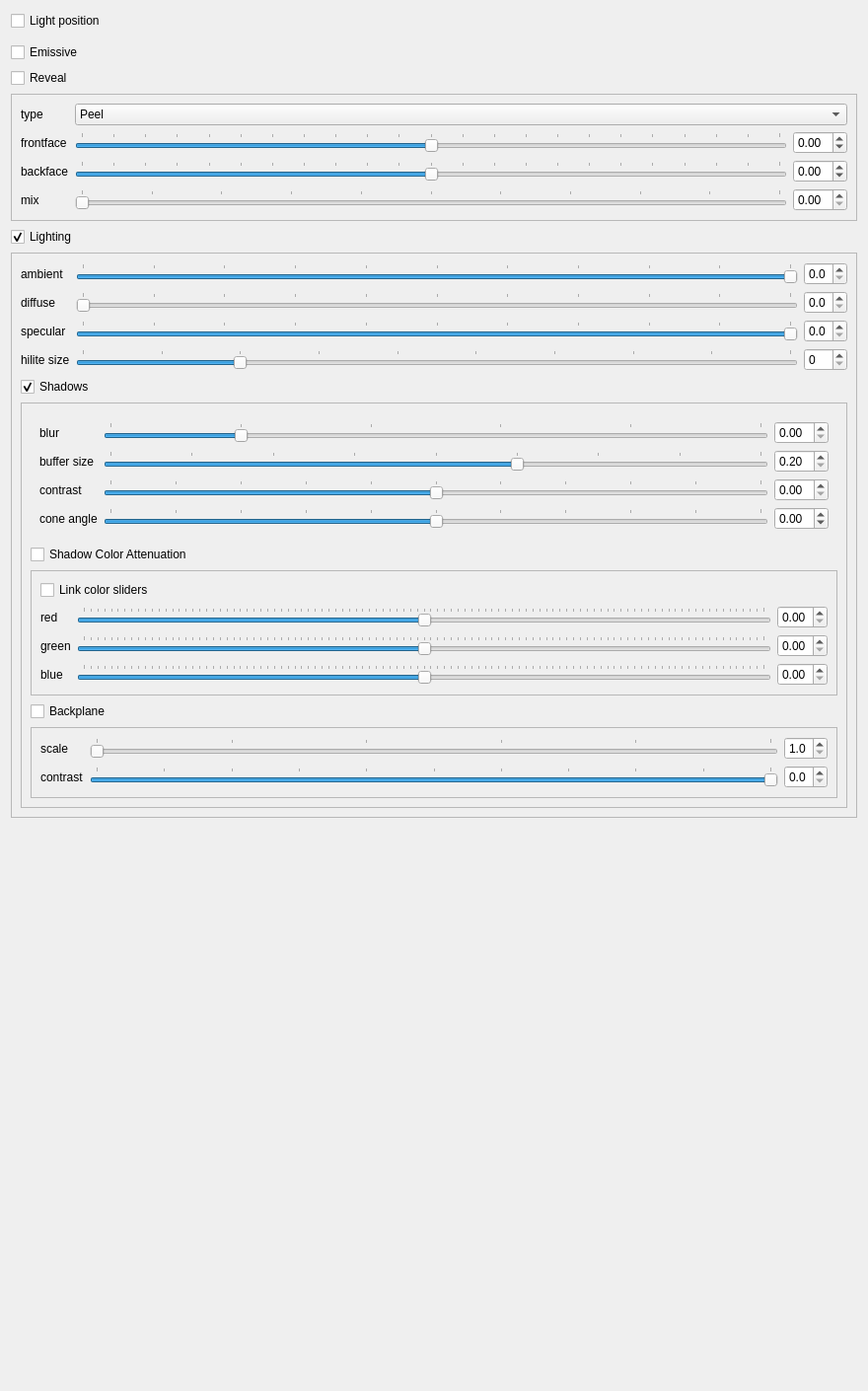
<?xml version="1.0" encoding="UTF-8"?>
<ui version="4.0">
 <class>LightingWidget</class>
 <widget class="QWidget" name="LightingWidget">
  <property name="geometry">
   <rect>
    <x>0</x>
    <y>0</y>
    <width>880</width>
    <height>1410</height>
   </rect>
  </property>
  <property name="windowTitle">
   <string>Shader Widget</string>
  </property>
  <layout class="QVBoxLayout">
   <item>
    <widget class="QCheckBox" name="lightposition">
     <property name="text">
      <string>Light position</string>
     </property>
    </widget>
   </item>
   <item>
    <widget class="DirectionVectorWidget" name="lightpositionW">
     <property name="frameShape">
      <enum>QFrame::StyledPanel</enum>
     </property>
    </widget>
   </item>
   <item>
    <widget class="QCheckBox" name="applyemissive">
     <property name="text">
      <string>Emissive</string>
     </property>
    </widget>
   </item>
   <item>
    <widget class="QCheckBox" name="peel">
     <property name="text">
      <string>Reveal</string>
     </property>
    </widget>
   </item>
   <item>
    <widget class="QFrame" name="peelW">
     <property name="frameShape">
      <enum>QFrame::StyledPanel</enum>
     </property>
     <layout class="QGridLayout" name="gridLayout_2">
      <item row="1" column="0">
       <widget class="QLabel" name="label_12">
        <property name="text">
         <string>frontface</string>
        </property>
       </widget>
      </item>
      <item row="0" column="0">
       <widget class="QLabel" name="label_17">
        <property name="text">
         <string>type</string>
        </property>
       </widget>
      </item>
      <item row="2" column="0">
       <widget class="QLabel" name="label_13">
        <property name="text">
         <string>backface</string>
        </property>
       </widget>
      </item>
      <item row="3" column="0">
       <widget class="QLabel" name="label_16">
        <property name="text">
         <string>mix</string>
        </property>
       </widget>
      </item>
      <item row="3" column="1">
       <widget class="QSlider" name="peelmix_">
        <property name="minimumSize">
         <size>
          <width>200</width>
          <height>0</height>
         </size>
        </property>
        <property name="maximum">
         <number>100</number>
        </property>
        <property name="orientation">
         <enum>Qt::Horizontal</enum>
        </property>
        <property name="tickPosition">
         <enum>QSlider::TicksAbove</enum>
        </property>
        <property name="tickInterval">
         <number>10</number>
        </property>
       </widget>
      </item>
      <item row="1" column="1">
       <widget class="QSlider" name="peelmin_">
        <property name="minimumSize">
         <size>
          <width>200</width>
          <height>0</height>
         </size>
        </property>
        <property name="minimum">
         <number>-110</number>
        </property>
        <property name="maximum">
         <number>110</number>
        </property>
        <property name="orientation">
         <enum>Qt::Horizontal</enum>
        </property>
        <property name="tickPosition">
         <enum>QSlider::TicksAbove</enum>
        </property>
        <property name="tickInterval">
         <number>10</number>
        </property>
       </widget>
      </item>
      <item row="2" column="1">
       <widget class="QSlider" name="peelmax_">
        <property name="minimumSize">
         <size>
          <width>200</width>
          <height>0</height>
         </size>
        </property>
        <property name="minimum">
         <number>-110</number>
        </property>
        <property name="maximum">
         <number>110</number>
        </property>
        <property name="value">
         <number>0</number>
        </property>
        <property name="orientation">
         <enum>Qt::Horizontal</enum>
        </property>
        <property name="tickPosition">
         <enum>QSlider::TicksAbove</enum>
        </property>
        <property name="tickInterval">
         <number>10</number>
        </property>
       </widget>
      </item>
      <item row="0" column="1" colspan="2">
       <widget class="QComboBox" name="peeltype">
        <property name="editable">
         <bool>false</bool>
        </property>
        <item>
         <property name="text">
          <string>Peel</string>
         </property>
        </item>
        <item>
         <property name="text">
          <string>Keep Inside</string>
         </property>
        </item>
       </widget>
      </item>
      <item row="1" column="2">
       <widget class="QDoubleSpinBox" name="peelmin_SB">
        <property name="minimum">
         <double>-1.100000000000000</double>
        </property>
        <property name="maximum">
         <double>1.100000000000000</double>
        </property>
       </widget>
      </item>
      <item row="2" column="2">
       <widget class="QDoubleSpinBox" name="peelmax_SB">
        <property name="minimum">
         <double>-1.100000000000000</double>
        </property>
        <property name="maximum">
         <double>1.100000000000000</double>
        </property>
       </widget>
      </item>
      <item row="3" column="2">
       <widget class="QDoubleSpinBox" name="peelmix_SB">
        <property name="maximum">
         <double>1.000000000000000</double>
        </property>
       </widget>
      </item>
     </layout>
    </widget>
   </item>
   <item>
    <widget class="QCheckBox" name="applylighting">
     <property name="text">
      <string>Lighting</string>
     </property>
     <property name="checked">
      <bool>true</bool>
     </property>
    </widget>
   </item>
   <item>
    <widget class="QFrame" name="applylightingW">
     <property name="frameShape">
      <enum>QFrame::StyledPanel</enum>
     </property>
     <layout class="QGridLayout" name="gridLayout">
      <item row="0" column="1">
       <widget class="QSlider" name="ambient_">
        <property name="minimumSize">
         <size>
          <width>200</width>
          <height>0</height>
         </size>
        </property>
        <property name="maximum">
         <number>10</number>
        </property>
        <property name="pageStep">
         <number>1</number>
        </property>
        <property name="value">
         <number>10</number>
        </property>
        <property name="orientation">
         <enum>Qt::Horizontal</enum>
        </property>
        <property name="tickPosition">
         <enum>QSlider::TicksAbove</enum>
        </property>
       </widget>
      </item>
      <item row="3" column="0">
       <widget class="QLabel" name="label_3">
        <property name="text">
         <string>hilite size</string>
        </property>
       </widget>
      </item>
      <item row="2" column="1">
       <widget class="QSlider" name="specular_">
        <property name="minimumSize">
         <size>
          <width>200</width>
          <height>0</height>
         </size>
        </property>
        <property name="maximum">
         <number>10</number>
        </property>
        <property name="pageStep">
         <number>1</number>
        </property>
        <property name="value">
         <number>10</number>
        </property>
        <property name="orientation">
         <enum>Qt::Horizontal</enum>
        </property>
        <property name="tickPosition">
         <enum>QSlider::TicksAbove</enum>
        </property>
       </widget>
      </item>
      <item row="3" column="1">
       <widget class="QSlider" name="specularcoeff_">
        <property name="minimumSize">
         <size>
          <width>200</width>
          <height>0</height>
         </size>
        </property>
        <property name="maximum">
         <number>9</number>
        </property>
        <property name="pageStep">
         <number>1</number>
        </property>
        <property name="value">
         <number>2</number>
        </property>
        <property name="orientation">
         <enum>Qt::Horizontal</enum>
        </property>
        <property name="tickPosition">
         <enum>QSlider::TicksAbove</enum>
        </property>
       </widget>
      </item>
      <item row="1" column="0">
       <widget class="QLabel" name="label">
        <property name="text">
         <string>diffuse</string>
        </property>
       </widget>
      </item>
      <item row="1" column="1">
       <widget class="QSlider" name="diffuse_">
        <property name="minimumSize">
         <size>
          <width>200</width>
          <height>0</height>
         </size>
        </property>
        <property name="maximum">
         <number>10</number>
        </property>
        <property name="pageStep">
         <number>1</number>
        </property>
        <property name="value">
         <number>0</number>
        </property>
        <property name="orientation">
         <enum>Qt::Horizontal</enum>
        </property>
        <property name="tickPosition">
         <enum>QSlider::TicksAbove</enum>
        </property>
       </widget>
      </item>
      <item row="0" column="0">
       <widget class="QLabel" name="label_4">
        <property name="text">
         <string>ambient</string>
        </property>
       </widget>
      </item>
      <item row="2" column="0">
       <widget class="QLabel" name="label_2">
        <property name="text">
         <string>specular</string>
        </property>
       </widget>
      </item>
      <item row="3" column="2">
       <widget class="QSpinBox" name="specularcoeff_SB">
        <property name="maximum">
         <number>9</number>
        </property>
       </widget>
      </item>
      <item row="5" column="0" colspan="3">
       <widget class="QFrame" name="applyshadowW">
        <property name="frameShape">
         <enum>QFrame::StyledPanel</enum>
        </property>
        <layout class="QVBoxLayout" name="_2">
         <item>
          <widget class="QWidget" name="widget" native="true">
           <layout class="QGridLayout" name="gridLayout_3">
            <item row="1" column="1">
             <widget class="QSlider" name="shadowscale_">
              <property name="minimumSize">
               <size>
                <width>200</width>
                <height>0</height>
               </size>
              </property>
              <property name="maximum">
               <number>8</number>
              </property>
              <property name="pageStep">
               <number>1</number>
              </property>
              <property name="value">
               <number>5</number>
              </property>
              <property name="orientation">
               <enum>Qt::Horizontal</enum>
              </property>
              <property name="tickPosition">
               <enum>QSlider::TicksAbove</enum>
              </property>
             </widget>
            </item>
            <item row="0" column="0">
             <widget class="QLabel" name="label_5">
              <property name="text">
               <string>blur</string>
              </property>
             </widget>
            </item>
            <item row="0" column="1">
             <widget class="QSlider" name="shadowblur_">
              <property name="minimumSize">
               <size>
                <width>200</width>
                <height>0</height>
               </size>
              </property>
              <property name="maximum">
               <number>5</number>
              </property>
              <property name="pageStep">
               <number>1</number>
              </property>
              <property name="value">
               <number>1</number>
              </property>
              <property name="orientation">
               <enum>Qt::Horizontal</enum>
              </property>
              <property name="tickPosition">
               <enum>QSlider::TicksAbove</enum>
              </property>
             </widget>
            </item>
            <item row="1" column="0">
             <widget class="QLabel" name="label_6">
              <property name="text">
               <string>buffer size</string>
              </property>
             </widget>
            </item>
            <item row="2" column="1">
             <widget class="QSlider" name="shadowcontrast_">
              <property name="minimumSize">
               <size>
                <width>200</width>
                <height>0</height>
               </size>
              </property>
              <property name="maximum">
               <number>10</number>
              </property>
              <property name="pageStep">
               <number>1</number>
              </property>
              <property name="value">
               <number>5</number>
              </property>
              <property name="orientation">
               <enum>Qt::Horizontal</enum>
              </property>
              <property name="tickPosition">
               <enum>QSlider::TicksAbove</enum>
              </property>
             </widget>
            </item>
            <item row="2" column="0">
             <widget class="QLabel" name="label_7">
              <property name="text">
               <string>contrast</string>
              </property>
             </widget>
            </item>
            <item row="3" column="0">
             <widget class="QLabel" name="label_8">
              <property name="text">
               <string>cone angle</string>
              </property>
             </widget>
            </item>
            <item row="3" column="1">
             <widget class="QSlider" name="shadowfov_">
              <property name="minimumSize">
               <size>
                <width>200</width>
                <height>0</height>
               </size>
              </property>
              <property name="maximum">
               <number>10</number>
              </property>
              <property name="pageStep">
               <number>2</number>
              </property>
              <property name="value">
               <number>5</number>
              </property>
              <property name="orientation">
               <enum>Qt::Horizontal</enum>
              </property>
              <property name="tickPosition">
               <enum>QSlider::TicksAbove</enum>
              </property>
             </widget>
            </item>
            <item row="0" column="2">
             <widget class="QDoubleSpinBox" name="shadowblur_SB">
              <property name="decimals">
               <number>2</number>
              </property>
              <property name="maximum">
               <double>5.000000000000000</double>
              </property>
             </widget>
            </item>
            <item row="1" column="2">
             <widget class="QDoubleSpinBox" name="shadowscale_SB">
              <property name="decimals">
               <number>2</number>
              </property>
              <property name="minimum">
               <double>0.200000000000000</double>
              </property>
              <property name="maximum">
               <double>1.000000000000000</double>
              </property>
             </widget>
            </item>
            <item row="2" column="2">
             <widget class="QDoubleSpinBox" name="shadowcontrast_SB">
              <property name="maximum">
               <double>1.000000000000000</double>
              </property>
             </widget>
            </item>
            <item row="3" column="2">
             <widget class="QDoubleSpinBox" name="shadowfov_SB">
              <property name="minimum">
               <double>-0.200000000000000</double>
              </property>
              <property name="maximum">
               <double>0.200000000000000</double>
              </property>
             </widget>
            </item>
           </layout>
          </widget>
         </item>
         <item>
          <widget class="QCheckBox" name="applycoloredshadow">
           <property name="text">
            <string>Shadow Color Attenuation</string>
           </property>
          </widget>
         </item>
         <item>
          <widget class="QFrame" name="applycoloredshadowW">
           <property name="frameShape">
            <enum>QFrame::StyledPanel</enum>
           </property>
           <layout class="QGridLayout" name="gridLayout_4">
            <item row="3" column="1">
             <widget class="QSlider" name="blue_">
              <property name="minimumSize">
               <size>
                <width>200</width>
                <height>0</height>
               </size>
              </property>
              <property name="maximum">
               <number>100</number>
              </property>
              <property name="pageStep">
               <number>5</number>
              </property>
              <property name="value">
               <number>50</number>
              </property>
              <property name="orientation">
               <enum>Qt::Horizontal</enum>
              </property>
              <property name="tickPosition">
               <enum>QSlider::TicksAbove</enum>
              </property>
             </widget>
            </item>
            <item row="3" column="0">
             <widget class="QLabel" name="label_11">
              <property name="text">
               <string>blue</string>
              </property>
             </widget>
            </item>
            <item row="2" column="1">
             <widget class="QSlider" name="green_">
              <property name="minimumSize">
               <size>
                <width>200</width>
                <height>0</height>
               </size>
              </property>
              <property name="maximum">
               <number>100</number>
              </property>
              <property name="pageStep">
               <number>5</number>
              </property>
              <property name="value">
               <number>50</number>
              </property>
              <property name="orientation">
               <enum>Qt::Horizontal</enum>
              </property>
              <property name="tickPosition">
               <enum>QSlider::TicksAbove</enum>
              </property>
             </widget>
            </item>
            <item row="0" column="0" colspan="2">
             <widget class="QCheckBox" name="linkcolors">
              <property name="text">
               <string>Link color sliders</string>
              </property>
             </widget>
            </item>
            <item row="1" column="1">
             <widget class="QSlider" name="red_">
              <property name="minimumSize">
               <size>
                <width>200</width>
                <height>0</height>
               </size>
              </property>
              <property name="maximum">
               <number>100</number>
              </property>
              <property name="pageStep">
               <number>5</number>
              </property>
              <property name="value">
               <number>50</number>
              </property>
              <property name="orientation">
               <enum>Qt::Horizontal</enum>
              </property>
              <property name="tickPosition">
               <enum>QSlider::TicksAbove</enum>
              </property>
             </widget>
            </item>
            <item row="1" column="0">
             <widget class="QLabel" name="label_9">
              <property name="text">
               <string>red</string>
              </property>
             </widget>
            </item>
            <item row="2" column="0">
             <widget class="QLabel" name="label_10">
              <property name="text">
               <string>green</string>
              </property>
             </widget>
            </item>
            <item row="1" column="2">
             <widget class="QDoubleSpinBox" name="red_SB">
              <property name="maximum">
               <double>2.000000000000000</double>
              </property>
             </widget>
            </item>
            <item row="2" column="2">
             <widget class="QDoubleSpinBox" name="green_SB">
              <property name="maximum">
               <double>2.000000000000000</double>
              </property>
             </widget>
            </item>
            <item row="3" column="2">
             <widget class="QDoubleSpinBox" name="blue_SB">
              <property name="maximum">
               <double>2.000000000000000</double>
              </property>
             </widget>
            </item>
           </layout>
          </widget>
         </item>
         <item>
          <widget class="QCheckBox" name="applybackplane">
           <property name="text">
            <string>Backplane</string>
           </property>
          </widget>
         </item>
         <item>
          <widget class="QFrame" name="applybackplaneW">
           <property name="frameShape">
            <enum>QFrame::StyledPanel</enum>
           </property>
           <layout class="QGridLayout" name="gridLayout_5">
            <item row="1" column="1">
             <widget class="QSlider" name="backplanecontrast_">
              <property name="minimumSize">
               <size>
                <width>200</width>
                <height>0</height>
               </size>
              </property>
              <property name="maximum">
               <number>10</number>
              </property>
              <property name="pageStep">
               <number>2</number>
              </property>
              <property name="value">
               <number>10</number>
              </property>
              <property name="orientation">
               <enum>Qt::Horizontal</enum>
              </property>
              <property name="tickPosition">
               <enum>QSlider::TicksAbove</enum>
              </property>
             </widget>
            </item>
            <item row="1" column="0">
             <widget class="QLabel" name="label_15">
              <property name="text">
               <string>contrast</string>
              </property>
             </widget>
            </item>
            <item row="0" column="1">
             <widget class="QSlider" name="backplaneshadowscale_">
              <property name="minimumSize">
               <size>
                <width>200</width>
                <height>0</height>
               </size>
              </property>
              <property name="minimum">
               <number>5</number>
              </property>
              <property name="maximum">
               <number>15</number>
              </property>
              <property name="pageStep">
               <number>2</number>
              </property>
              <property name="orientation">
               <enum>Qt::Horizontal</enum>
              </property>
              <property name="tickPosition">
               <enum>QSlider::TicksAbove</enum>
              </property>
             </widget>
            </item>
            <item row="0" column="0">
             <widget class="QLabel" name="label_14">
              <property name="text">
               <string>scale</string>
              </property>
             </widget>
            </item>
            <item row="0" column="2">
             <widget class="QDoubleSpinBox" name="backplaneshadowscale_SB">
              <property name="decimals">
               <number>1</number>
              </property>
              <property name="minimum">
               <double>1.000000000000000</double>
              </property>
              <property name="maximum">
               <double>3.000000000000000</double>
              </property>
             </widget>
            </item>
            <item row="1" column="2">
             <widget class="QDoubleSpinBox" name="backplanecontrast_SB">
              <property name="decimals">
               <number>1</number>
              </property>
              <property name="maximum">
               <double>1.000000000000000</double>
              </property>
             </widget>
            </item>
           </layout>
          </widget>
         </item>
        </layout>
       </widget>
      </item>
      <item row="4" column="0" colspan="3">
       <widget class="QCheckBox" name="applyshadow">
        <property name="text">
         <string>Shadows</string>
        </property>
        <property name="checked">
         <bool>true</bool>
        </property>
       </widget>
      </item>
      <item row="2" column="2">
       <widget class="QDoubleSpinBox" name="specular_SB">
        <property name="decimals">
         <number>1</number>
        </property>
        <property name="maximum">
         <double>1.000000000000000</double>
        </property>
       </widget>
      </item>
      <item row="1" column="2">
       <widget class="QDoubleSpinBox" name="diffuse_SB">
        <property name="decimals">
         <number>1</number>
        </property>
        <property name="maximum">
         <double>1.000000000000000</double>
        </property>
       </widget>
      </item>
      <item row="0" column="2">
       <widget class="QDoubleSpinBox" name="ambient_SB">
        <property name="decimals">
         <number>1</number>
        </property>
        <property name="maximum">
         <double>1.000000000000000</double>
        </property>
       </widget>
      </item>
     </layout>
    </widget>
   </item>
   <item>
    <spacer name="verticalSpacer">
     <property name="orientation">
      <enum>Qt::Vertical</enum>
     </property>
     <property name="sizeType">
      <enum>QSizePolicy::MinimumExpanding</enum>
     </property>
     <property name="sizeHint" stdset="0">
      <size>
       <width>20</width>
       <height>0</height>
      </size>
     </property>
    </spacer>
   </item>
  </layout>
 </widget>
 <customwidgets>
  <customwidget>
   <class>DirectionVectorWidget</class>
   <extends>QFrame</extends>
   <header>directionvectorwidget.h</header>
   <container>1</container>
  </customwidget>
 </customwidgets>
 <resources/>
 <connections>
  <connection>
   <sender>peel</sender>
   <signal>toggled(bool)</signal>
   <receiver>peelW</receiver>
   <slot>setVisible(bool)</slot>
   <hints>
    <hint type="sourcelabel">
     <x>72</x>
     <y>105</y>
    </hint>
    <hint type="destinationlabel">
     <x>49</x>
     <y>206</y>
    </hint>
   </hints>
  </connection>
  <connection>
   <sender>applylighting</sender>
   <signal>toggled(bool)</signal>
   <receiver>applylightingW</receiver>
   <slot>setVisible(bool)</slot>
   <hints>
    <hint type="sourcelabel">
     <x>100</x>
     <y>281</y>
    </hint>
    <hint type="destinationlabel">
     <x>84</x>
     <y>774</y>
    </hint>
   </hints>
  </connection>
  <connection>
   <sender>applyshadow</sender>
   <signal>toggled(bool)</signal>
   <receiver>applyshadowW</receiver>
   <slot>setVisible(bool)</slot>
   <hints>
    <hint type="sourcelabel">
     <x>117</x>
     <y>448</y>
    </hint>
    <hint type="destinationlabel">
     <x>110</x>
     <y>901</y>
    </hint>
   </hints>
  </connection>
  <connection>
   <sender>applycoloredshadow</sender>
   <signal>toggled(bool)</signal>
   <receiver>applycoloredshadowW</receiver>
   <slot>setVisible(bool)</slot>
   <hints>
    <hint type="sourcelabel">
     <x>152</x>
     <y>633</y>
    </hint>
    <hint type="destinationlabel">
     <x>144</x>
     <y>778</y>
    </hint>
   </hints>
  </connection>
  <connection>
   <sender>applybackplane</sender>
   <signal>toggled(bool)</signal>
   <receiver>applybackplaneW</receiver>
   <slot>setVisible(bool)</slot>
   <hints>
    <hint type="sourcelabel">
     <x>148</x>
     <y>807</y>
    </hint>
    <hint type="destinationlabel">
     <x>148</x>
     <y>891</y>
    </hint>
   </hints>
  </connection>
  <connection>
   <sender>lightposition</sender>
   <signal>toggled(bool)</signal>
   <receiver>lightpositionW</receiver>
   <slot>setVisible(bool)</slot>
   <hints>
    <hint type="sourcelabel">
     <x>42</x>
     <y>23</y>
    </hint>
    <hint type="destinationlabel">
     <x>63</x>
     <y>47</y>
    </hint>
   </hints>
  </connection>
 </connections>
</ui>
